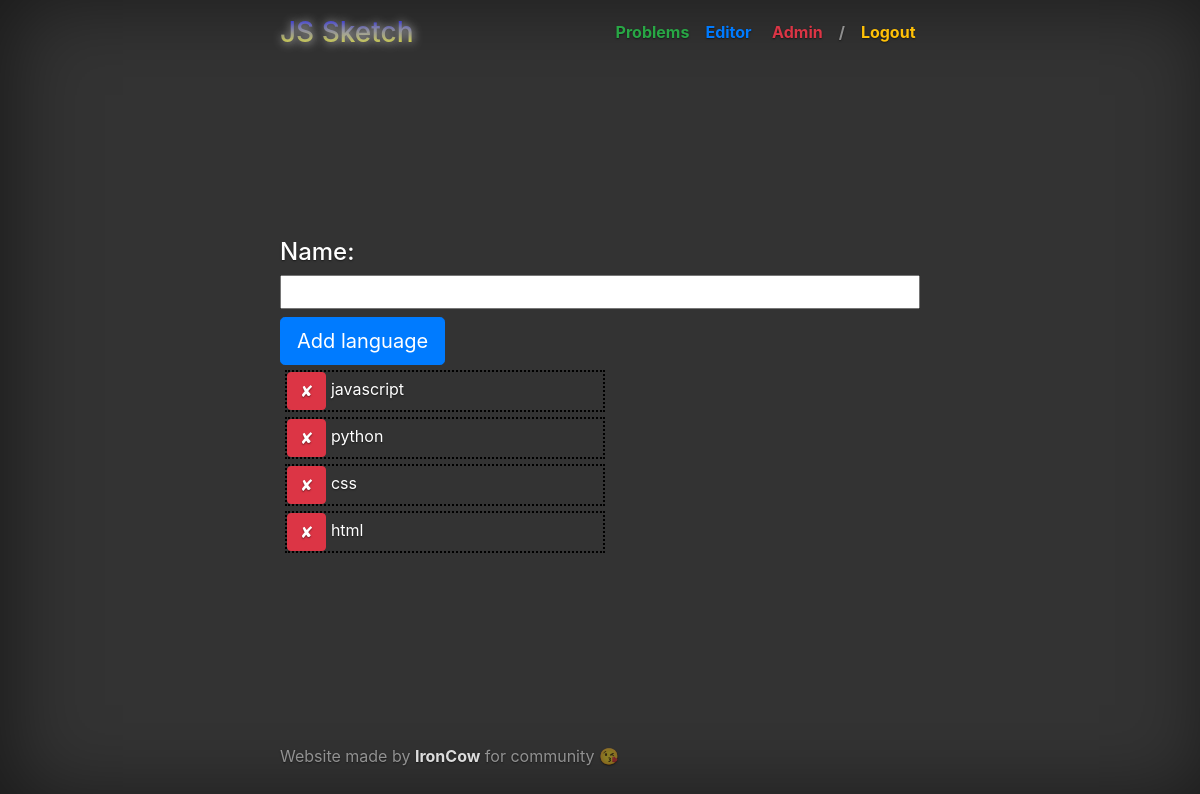
Page /add_language (signed in) on the committed database.
### js_Sketch/models.py (models this page shows, shortened)
class Language(models.Model):
    name = models.CharField(max_length=32, unique=True)

### js_Sketch/views.py (the view)
# urls.py: path('add_language', add_language),
def add_language(request):
    if not request.user.is_superuser:
        messages.info(request, "No access")
        return redirect(f'/problems_list')
    context = dict()
    all_languages = Language.objects.all()
    context['all_languages'] = all_languages
    if request.method == "GET":
        form = LanguageForm()
        context['form'] = form
        return render(request, "sketch/add_language.html", context)
    elif request.method == "POST":
        form = LanguageForm(request.POST)
        if not all_languages.filter(name=form.data['name'].lower()).exists():
            form.save()
            messages.info(request, "Created successfully")
        return redirect('/add_language')

### js_Sketch/forms.py
class LanguageForm(ModelForm):
    class Meta:
        model = Language
        fields = ['name',]

### templates/sketch/add_language.html (shortened to what this page needs)
{% extends 'layouts/base.html' %}
{% load static %}
{% block content %}
   <form method="post" enctype="multipart/form-data">{% csrf_token %}
    {% for field in form%}
        <h4>
            {{ field.label_tag }}<br>
            {{ field }}
        </h4>
    {% endfor %}
    <input type='submit' class="btn btn-lg btn-primary" value='Add language' />
</form>
    {% for language in all_languages %}
        <div style="border: 2px dotted black; width: 50%; margin: 5px">
            <a href="/delete_language/{{ language.id }}" class="btn btn-danger">✘</a>
            {{ language.name }}<br>
        </div>
    {% endfor %}
{% endblock content %}

### templates/layouts/header.html (shortened to what this page needs)
<header class="masthead mb-auto">
    <div class="inner">
    <h3 class="masthead-brand">
        <a href="/"
            style="
                background-image: linear-gradient(to top, yellow, blue);
                -webkit-background-clip: text;
                -moz-background-clip: text;
                background-clip: text;
                color: transparent;
                text-shadow: 1px 1px transparent, 1px 1px 10px silver
           ">
        </a>
    </h3>
        <nav class="nav nav-masthead justify-content-center">
            <a class="nav-link text-success" href="/problems_list">Problems</a>
            <a class="nav-link text-primary" href="/js_editor">Editor</a>
                 {% if user.is_authenticated %}
                <a class="nav-link text-danger" href="/account/profile">
                    {{ user.username }}</a>
                    <span class="nav-link" >/</span>
                <a class="nav-link text-warning" href="/account/logout">Logout</a>
                 {% else %}
            <a class="nav-link text-danger" href="/account/signup">Sign Up</a>
            <span class="nav-link" >/</span>
            <a class="nav-link text-warning" href="/account/signin">Sign In</a>
                 {% endif %}
        </nav>
    </div>
</header>

### static/css/sketch/cover.css (style rules this page uses)
a, a:focus, a:hover { color: #fff; }
html, body { background-color: #333; }
body { color: #fff; text-shadow: 0 .05rem .1rem rgba(0, 0, 0, .5); box-shadow: inset 10px 0 5rem rgba(0, 0, 0, .5); }
.masthead { margin-bottom: 2rem; }
.masthead-brand { margin-bottom: 0; }
.nav-masthead .nav-link { padding: .25rem 0; font-weight: 700; color: rgba(255, 255, 255, .5); background-color: transparent; border-bottom: .25rem solid transparent; }
.nav-masthead .nav-link + .nav-link { margin-left: 1rem; }
@media (min-width: 48em) { .masthead-brand { float: left; } }
@media (min-width: 48em) { .nav-masthead { float: right; } }

### templates/sketch/add_language.html (style rules this page uses)
#id_name { width: 100%; }

### rows in the picture
Language: name "javascript"
Language: name "python"
Language: name "css"
Language: name "html"

### other values in the picture
{{ user.username }} "Admin"
{{ field.label_tag }} "Name:"
